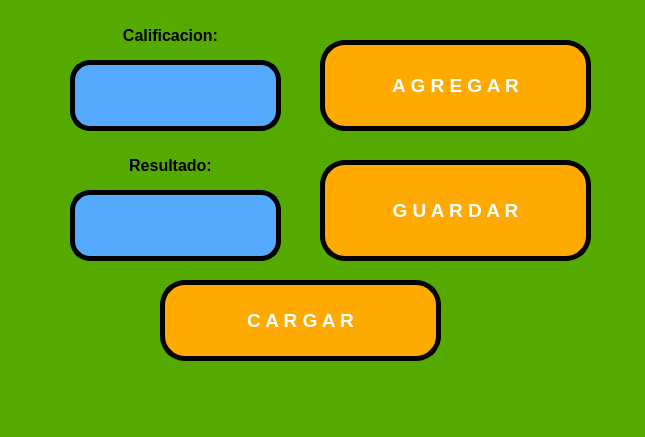
<?xml version="1.0" encoding="UTF-8"?>
<ui version="4.0">
 <class>MainWindow</class>
 <widget class="QMainWindow" name="MainWindow">
  <property name="geometry">
   <rect>
    <x>0</x>
    <y>0</y>
    <width>645</width>
    <height>437</height>
   </rect>
  </property>
  <property name="windowTitle">
   <string>MainWindow</string>
  </property>
  <property name="styleSheet">
   <string notr="true">background-color: rgb(85, 170, 0);</string>
  </property>
  <widget class="QWidget" name="centralwidget">
   <widget class="QPushButton" name="btn_agregar">
    <property name="geometry">
     <rect>
      <x>320</x>
      <y>40</y>
      <width>271</width>
      <height>91</height>
     </rect>
    </property>
    <property name="font">
     <font>
      <pointsize>14</pointsize>
      <weight>75</weight>
      <bold>true</bold>
     </font>
    </property>
    <property name="layoutDirection">
     <enum>Qt::LeftToRight</enum>
    </property>
    <property name="styleSheet">
     <string notr="true">background-color: rgb(170, 85, 255);
background-color: rgb(255, 170, 0);
color: rgb(255, 255, 255);
border-radius: 25px;
border:  5px solid black;</string>
    </property>
    <property name="text">
     <string>A G R E G A R</string>
    </property>
   </widget>
   <widget class="QLabel" name="label">
    <property name="geometry">
     <rect>
      <x>70</x>
      <y>10</y>
      <width>201</width>
      <height>51</height>
     </rect>
    </property>
    <property name="text">
     <string>&lt;html&gt;&lt;head/&gt;&lt;body&gt;&lt;p&gt;&lt;span style=&quot; font-size:12pt; font-weight:600;&quot;&gt;Calificacion:&lt;/span&gt;&lt;/p&gt;&lt;/body&gt;&lt;/html&gt;</string>
    </property>
    <property name="alignment">
     <set>Qt::AlignCenter</set>
    </property>
   </widget>
   <widget class="QLineEdit" name="txt_calificacion">
    <property name="geometry">
     <rect>
      <x>70</x>
      <y>60</y>
      <width>211</width>
      <height>71</height>
     </rect>
    </property>
    <property name="layoutDirection">
     <enum>Qt::LeftToRight</enum>
    </property>
    <property name="styleSheet">
     <string notr="true">background-color: rgb(85, 170, 255);
border-radius:20px;
border:  5px solid black;</string>
    </property>
    <property name="text">
     <string/>
    </property>
    <property name="alignment">
     <set>Qt::AlignCenter</set>
    </property>
   </widget>
   <widget class="QLabel" name="label_4">
    <property name="geometry">
     <rect>
      <x>60</x>
      <y>140</y>
      <width>221</width>
      <height>51</height>
     </rect>
    </property>
    <property name="text">
     <string>&lt;html&gt;&lt;head/&gt;&lt;body&gt;&lt;p&gt;&lt;span style=&quot; font-size:12pt; font-weight:600;&quot;&gt;Resultado:&lt;/span&gt;&lt;/p&gt;&lt;/body&gt;&lt;/html&gt;</string>
    </property>
    <property name="alignment">
     <set>Qt::AlignCenter</set>
    </property>
   </widget>
   <widget class="QLineEdit" name="txt_promedio">
    <property name="geometry">
     <rect>
      <x>70</x>
      <y>190</y>
      <width>211</width>
      <height>71</height>
     </rect>
    </property>
    <property name="layoutDirection">
     <enum>Qt::LeftToRight</enum>
    </property>
    <property name="styleSheet">
     <string notr="true">background-color: rgb(85, 170, 255);
border-radius:20px;
border:  5px solid black;</string>
    </property>
    <property name="text">
     <string/>
    </property>
    <property name="alignment">
     <set>Qt::AlignCenter</set>
    </property>
   </widget>
   <widget class="QPushButton" name="btn_guardar">
    <property name="geometry">
     <rect>
      <x>320</x>
      <y>160</y>
      <width>271</width>
      <height>101</height>
     </rect>
    </property>
    <property name="font">
     <font>
      <pointsize>14</pointsize>
      <weight>75</weight>
      <bold>true</bold>
     </font>
    </property>
    <property name="layoutDirection">
     <enum>Qt::LeftToRight</enum>
    </property>
    <property name="styleSheet">
     <string notr="true">background-color: rgb(170, 85, 255);
background-color: rgb(255, 170, 0);
color: rgb(255, 255, 255);
border-radius: 25px;
border:  5px solid black;</string>
    </property>
    <property name="text">
     <string>G U A R D A R</string>
    </property>
   </widget>
   <widget class="QPushButton" name="btn_cargar">
    <property name="geometry">
     <rect>
      <x>160</x>
      <y>280</y>
      <width>281</width>
      <height>81</height>
     </rect>
    </property>
    <property name="font">
     <font>
      <pointsize>14</pointsize>
      <weight>75</weight>
      <bold>true</bold>
     </font>
    </property>
    <property name="layoutDirection">
     <enum>Qt::LeftToRight</enum>
    </property>
    <property name="styleSheet">
     <string notr="true">background-color: rgb(170, 85, 255);
background-color: rgb(255, 170, 0);
color: rgb(255, 255, 255);
border-radius: 25px;
border:  5px solid black;</string>
    </property>
    <property name="text">
     <string>C A R G A R</string>
    </property>
   </widget>
   <zorder>label</zorder>
   <zorder>btn_agregar</zorder>
   <zorder>txt_calificacion</zorder>
   <zorder>label_4</zorder>
   <zorder>txt_promedio</zorder>
   <zorder>btn_guardar</zorder>
   <zorder>btn_cargar</zorder>
  </widget>
  <widget class="QMenuBar" name="menubar">
   <property name="geometry">
    <rect>
     <x>0</x>
     <y>0</y>
     <width>645</width>
     <height>26</height>
    </rect>
   </property>
  </widget>
  <widget class="QStatusBar" name="statusbar"/>
 </widget>
 <resources/>
 <connections/>
</ui>
